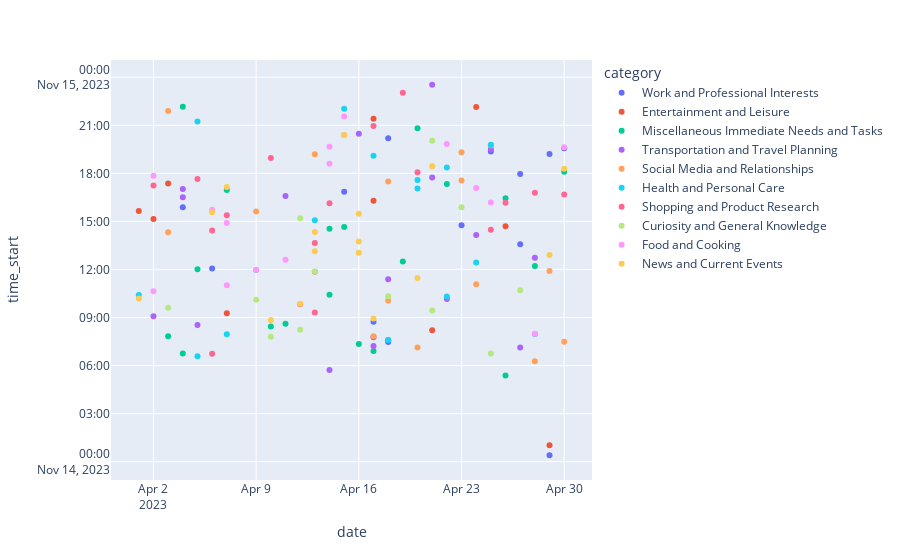

The cell this chart's notebook holds for it:
### Code cell
import plotly.express as px

fig = px.scatter(df,  y="time_start", x="date", hover_name="description", color="category")
fig.show()

### Figure 1 — Plotly figure (JSON) as saved in the notebook; plotly's stock layout.template omitted (floating-point values rounded to 4 significant figures)
{"data": [{"hovertemplate": "<b>%{hovertext}</b><br><br>category=Work and Professional Interests<br>date=%{x}<br>time_start=%{y}<extra></extra>", "hovertext": ["Immediate clarification on rhum vs whisky, likely a quick information need.", "Searches for information regarding leaving notice periods indicate a need to understand immediate employment obligations.", "Exploring the new Apple M2 chip suggests a spontaneous interest prompted by recent product news.", "Comparing fintech services for immediate decision-making, such as choosing a service provider.", "Searching for weather information, likely for immediate or near-future travel plans or activities.", "Searching 'dating a taller girl' could be a reaction to a current personal situation.", "A search that might have been prompted by recent considerations about education options or discussions.", "Likely responding to an immediate task requiring image editing.", "Reacting to a trending meme or current event on social media.", "Looking up information about a singer and actors, possibly in immediate reaction to watching a show or developing interest in the performers.", "Looking for advice on dealing with a specific, immediate social situation.", "Reactive search due to experiencing symptoms or knowledge of someone who is, needing immediate health-related information.", "Looking for entertainment options to engage with in the near future.", "Gathering information on a board game suggests planning for immediate leisure or strategic gameplay."], "legendgroup": "Work and Professional Interests", "marker": {"color": "#636efa", "symbol": "circle"}, "mode": "markers", "name": "Work and Professional Interests", "orientation": "v", "showlegend": true, "type": "scatter", "x": ["2023-04-29", "2023-04-18", "2023-04-18", "2023-04-17", "2023-04-06", "2023-04-27", "2023-04-23", "2023-04-04", "2023-04-15", "2023-04-27", "2023-04-29", "2023-04-25", "2023-04-30", "2023-04-18"], "xaxis": "x", "y": ["2023-11-14T00:24:00", "2023-11-14T07:28:00", "2023-11-14T07:35:00", "2023-11-14T08:44:00", "2023-11-14T12:04:00", "2023-11-14T13:34:00", "2023-11-14T14:46:00", "2023-11-14T15:53:00", "2023-11-14T16:51:00", "2023-11-14T17:58:00", "2023-11-14T19:13:00", "2023-11-14T19:22:00", "2023-11-14T19:34:00", "2023-11-14T20:12:00"], "yaxis": "y"}, {"hovertemplate": "<b>%{hovertext}</b><br><br>category=Entertainment and Leisure<br>date=%{x}<br>time_start=%{y}<extra></extra>", "hovertext": ["Converting mph to kmh for an immediate need or query.", "Finding out options for traveling with a bicycle on the RER C train line in Paris.", "Looking up the term 'dow' possibly after encountering it in a game.", "Immediate response to a platform block or prompt.", "Immediate need or desire indicated by the specific search for car models and used options.", "Could be a reactive search related to a recent event or a current discussion topic.", "Looking up recipes for fajitas, suggesting an immediate interest in meal preparation.", "Finding out the time of the sunset in Paris, likely for daily planning purposes.", "Knowledge seeking for identification of a spider, indicative of an immediate reactive search.", "Near-term planning for social activities and exploring locations for leisure."], "legendgroup": "Entertainment and Leisure", "marker": {"color": "#EF553B", "symbol": "circle"}, "mode": "markers", "name": "Entertainment and Leisure", "orientation": "v", "showlegend": true, "type": "scatter", "x": ["2023-04-29", "2023-04-21", "2023-04-07", "2023-04-26", "2023-04-02", "2023-04-01", "2023-04-17", "2023-04-03", "2023-04-17", "2023-04-24"], "xaxis": "x", "y": ["2023-11-14T01:01:00", "2023-11-14T08:12:00", "2023-11-14T09:16:00", "2023-11-14T14:42:00", "2023-11-14T15:09:00", "2023-11-14T15:39:00", "2023-11-14T16:17:00", "2023-11-14T17:22:00", "2023-11-14T21:25:00", "2023-11-14T22:09:00"], "yaxis": "y"}, {"hovertemplate": "<b>%{hovertext}</b><br><br>category=Miscellaneous Immediate Needs and Tasks<br>date=%{x}<br>time_start=%{y}<extra></extra>", "hovertext": ["Immediate financial calculations possibly for a specific need or prompt.", "Immediate need to know the day's weather in Paris for planning purposes.", "Checking the weather for Paris likely for planning the day's activities.", "A one-time event planning search likely in response to recent decision or opportunity to visit the park.", "Detailed searches about purchasing 'Here I Stand' including pricing and delivery options.", "Searching for bus lines in Treviso, possibly related to immediate travel plans or local transportation needs.", "Searches related to Paris-Beauvais airport and shuttle services for immediate travel plans or transport requirements.", "Converting height measurements on Bumble from one unit system to another.", "User seeking immediate translation and information on a cultural term or personality.", "Exploring LifeX and co-living spaces, indicating a possible immediate interest in living arrangement changes.", "Searches related to the weather in Paris, indicating an immediate need for weather information", "Seeking immediate weather information for Paris and understanding bicycle policies for subway transit.", "Finding recipes for immediate cooking needs, indicating a short-term intent.", "Immediate reaction to news or stock market activity.", "Immediate health-related searches concerning collarbone and hearing aids.", "Searches related to bicycle purchases or repairs show an immediate response to a transportation need or a new interest in cycling.", "Comparing population stats possibly due to recent conversation or for immediate comparison purposes.", "Viewing information about Plaza de Mayo, possibly needed for a trip, discussion, or paper.", "Reacting to immediate health concerns or symptoms experienced."], "legendgroup": "Miscellaneous Immediate Needs and Tasks", "marker": {"color": "#00cc96", "symbol": "circle"}, "mode": "markers", "name": "Miscellaneous Immediate Needs and Tasks", "orientation": "v", "showlegend": true, "type": "scatter", "x": ["2023-04-26", "2023-04-04", "2023-04-17", "2023-04-16", "2023-04-03", "2023-04-10", "2023-04-11", "2023-04-14", "2023-04-05", "2023-04-28", "2023-04-19", "2023-04-14", "2023-04-15", "2023-04-26", "2023-04-07", "2023-04-22", "2023-04-30", "2023-04-20", "2023-04-04"], "xaxis": "x", "y": ["2023-11-14T05:23:00", "2023-11-14T06:45:00", "2023-11-14T06:55:00", "2023-11-14T07:21:00", "2023-11-14T07:50:00", "2023-11-14T08:26:00", "2023-11-14T08:37:00", "2023-11-14T10:25:00", "2023-11-14T12:01:00", "2023-11-14T12:13:00", "2023-11-14T12:30:00", "2023-11-14T14:33:00", "2023-11-14T14:39:00", "2023-11-14T16:27:00", "2023-11-14T16:58:00", "2023-11-14T17:20:00", "2023-11-14T18:06:00", "2023-11-14T20:49:00", "2023-11-14T22:10:00"], "yaxis": "y"}, {"hovertemplate": "<b>%{hovertext}</b><br><br>category=Transportation and Travel Planning<br>date=%{x}<br>time_start=%{y}<extra></extra>", "hovertext": ["Adjusting Bumble profile settings in response to an app prompt or particular need.", "Searching for bars and weather in Paris, likely in response to immediate plans, such as an outing or an activity.", "Research on web crawling tools and Scrapy for immediate coding and project needs.", "Looking up how to handle file overriding in Python, likely related to an immediate coding task.", "User appears to be searching for travel options, potentially booking flights.", "Potentially triggered by news article or media mention.", "Checks weather conditions in Paris, indicative of planning for the day or travel.", "The look-up for Mullvad VPN hints at a concern for personal online privacy that likely requires attention in the short term.", "Seeking information on 'laxative lactulose' for an immediate health concern.", "Immediate searches for achieving particular tasks or addressing issues within SQL queries using Presto.", "Making a booking at a restaurant or service responding to immediate need.", "Looking up information about pilonidal cysts, including symptoms and treatments, indicates a health concern requiring timely attention.", "Searching for a person on Instagram and information about a machine potentially related to work.", "Reading about the unique story of Wojtek the bear out of personal interest.", "Curiosity or decision about what beverage to consume, indicative of a short-term action.", "Immediate meal planning or cooking activity.", "Comparing dating apps such as Hinge and Bumble, indicating an immediate social or personal curiosity."], "legendgroup": "Transportation and Travel Planning", "marker": {"color": "#ab63fa", "symbol": "circle"}, "mode": "markers", "name": "Transportation and Travel Planning", "orientation": "v", "showlegend": true, "type": "scatter", "x": ["2023-04-14", "2023-04-27", "2023-04-17", "2023-04-17", "2023-04-05", "2023-04-02", "2023-04-22", "2023-04-18", "2023-04-28", "2023-04-24", "2023-04-04", "2023-04-11", "2023-04-04", "2023-04-21", "2023-04-25", "2023-04-16", "2023-04-21"], "xaxis": "x", "y": ["2023-11-14T05:43:00", "2023-11-14T07:08:00", "2023-11-14T07:13:00", "2023-11-14T07:46:00", "2023-11-14T08:32:00", "2023-11-14T09:05:00", "2023-11-14T10:09:00", "2023-11-14T11:23:00", "2023-11-14T12:44:00", "2023-11-14T14:09:00", "2023-11-14T16:31:00", "2023-11-14T16:35:00", "2023-11-14T17:01:00", "2023-11-14T17:45:00", "2023-11-14T19:31:00", "2023-11-14T20:28:00", "2023-11-14T23:32:00"], "yaxis": "y"}, {"hovertemplate": "<b>%{hovertext}</b><br><br>category=Social Media and Relationships<br>date=%{x}<br>time_start=%{y}<extra></extra>", "hovertext": ["Looking up immediate travel information or location details for Punta Sabbioni.", "Quick search possibly related to an immediate purchase decision or need.", "Planning for a possible outing soon.", "Needed immediate information on GPT input limitations for a task.", "Seeking advice on how to handle exercising while experiencing sore muscles, responsive to a physical condition.", "A health-related inquiry likely followed by immediate application on the daily dosage of vitamin D3.", "Immediate searches related to job hunting or LinkedIn profile adjustments.", "User is responding to immediate needs of tracking the status of an online order.", "Looking up individuals like 'gretamaso' and Julia Selemet on LinkedIn, Instagram, and TikTok, potentially in response to a recent reference or interaction.", "Inquiring about Moderna represents a search likely triggered by current health discussions or events.", "Likely a search due to immediate hunger or interest in finding hotpot-related dining options or recipes.", "Another instance of checking the weather in Paris, likely due to planning needs.", "Investigation of Mafia-related films possibly prompted by a recent conversation or event.", "Prompted by gaming activities or community discussion for immediate follow-up.", "Browsing information related to Hasbro, Stephen Curry, and Westbrook may be in response to news or recent events."], "legendgroup": "Social Media and Relationships", "marker": {"color": "#FFA15A", "symbol": "circle"}, "mode": "markers", "name": "Social Media and Relationships", "orientation": "v", "showlegend": true, "type": "scatter", "x": ["2023-04-28", "2023-04-20", "2023-04-30", "2023-04-17", "2023-04-18", "2023-04-24", "2023-04-29", "2023-04-03", "2023-04-09", "2023-04-18", "2023-04-23", "2023-04-13", "2023-04-23", "2023-04-25", "2023-04-03"], "xaxis": "x", "y": ["2023-11-14T06:16:00", "2023-11-14T07:08:00", "2023-11-14T07:29:00", "2023-11-14T07:50:00", "2023-11-14T10:04:00", "2023-11-14T11:05:00", "2023-11-14T11:54:00", "2023-11-14T14:19:00", "2023-11-14T15:37:00", "2023-11-14T17:30:00", "2023-11-14T17:33:00", "2023-11-14T19:12:00", "2023-11-14T19:19:00", "2023-11-14T19:44:00", "2023-11-14T21:54:00"], "yaxis": "y"}, {"hovertemplate": "<b>%{hovertext}</b><br><br>category=Health and Personal Care<br>date=%{x}<br>time_start=%{y}<extra></extra>", "hovertext": ["User seeking immediate, current information possibly for practical decision-making or curiosity.", "Immediate search for a specific location in Paris, potentially for short-term planning of a visit or commutation.", "Research for an immediate technical problem or need regarding daisy chaining.", "Checking Paris weather conditions and researching 'anti rain cannon' for immediate practical reasons.", "Searches for recent articles, discussions, and memes like 'wazzup Beijing', responding to immediate curiosity or exposure.", "Searches about yellow ducks, and why doves coo suggest immediate stimuli or short-lived curiosity.", "Searching the term 'dindiot,' likely a reactive search due to immediate curiosity or misunderstanding.", "Queries for specific tools needed for call transcription and data visualization, possibly for an urgent project requirement.", "Using Flightradar24 and searching for an airport name indicates immediate travel curiosity or need for logistical information.", "Seeking up-to-date information on EU countries' inflation rates, likely for immediate use.", "Researching for immediate culinary interests such as finding a patisserie or planning a meal.", "Checks return policy of Victoria's Secret, likely due to a recent purchase or considering making a return.", "Searching for specific information on 'A Plague Tale' game for immediate knowledge.", "Likely responding to a recommendation or seeking immediate entertainment.", "User is looking for strategies and rules for an imminent game session.", "Checking travel advisories for Russia due to current events or immediate travel consideration."], "legendgroup": "Health and Personal Care", "marker": {"color": "#19d3f3", "symbol": "circle"}, "mode": "markers", "name": "Health and Personal Care", "orientation": "v", "showlegend": true, "type": "scatter", "x": ["2023-04-05", "2023-04-18", "2023-04-07", "2023-04-28", "2023-04-22", "2023-04-01", "2023-04-09", "2023-04-24", "2023-04-13", "2023-04-20", "2023-04-20", "2023-04-22", "2023-04-17", "2023-04-25", "2023-04-05", "2023-04-15"], "xaxis": "x", "y": ["2023-11-14T06:35:00", "2023-11-14T07:36:00", "2023-11-14T07:57:00", "2023-11-14T07:58:00", "2023-11-14T10:19:00", "2023-11-14T10:24:00", "2023-11-14T11:58:00", "2023-11-14T12:26:00", "2023-11-14T15:04:00", "2023-11-14T17:03:00", "2023-11-14T17:35:00", "2023-11-14T18:22:00", "2023-11-14T19:06:00", "2023-11-14T19:47:00", "2023-11-14T21:14:00", "2023-11-14T22:02:00"], "yaxis": "y"}, {"hovertemplate": "<b>%{hovertext}</b><br><br>category=Shopping and Product Research<br>date=%{x}<br>time_start=%{y}<extra></extra>", "hovertext": ["Looking up lyrics for a song the user is currently listening to or wants to understand.", "Lookup of an individual named Chioma Menankiti, possibly triggered by a recent mention or encounter.", "The user looking up terms possibly related to music or a specific topic of interest triggered by a recent event.", "Checking the weather in Paris, a common reactive task based on daily plans.", "Looking up a term to describe a frequent complainer could be in response to a specific conversation or social interaction.", "Inquiring about how to reach Paris-Beauvais Airport, indicating imminent travel.", "Immediate search to understand a term encountered in conversation or reading material.", "Looking for immediate options for local transportation from Beauvais SNCF to the airport and bus tickets.", "Finding a recipe ('sarde in saor') and the French term for a tank top ('canottiera in francese') likely for a near-term cooking experience or dressing up for an event.", "Reactive clarification of a term for immediate understanding or use.", "Immediate desire to obtain more information after hearing about the film or actor.", "Looking up company profiles on Crunchbase in response to recent events or for quick assessments.", "Immediate search related to finding entertainment options for the day.", "User is looking for immediate housing options, indicating a short-term need.", "Looking for a recipe on preparing asparagus, indicating a plan to cook in the near future.", "Seeking streaming options for movies and the TV series 'The White Lotus', and searching for associated actors, indicative of a desire for immediate entertainment.", "Immediate troubleshooting or information seeking for a work process.", "Searches for safety concerns and functionality of electric heaters, suggesting an immediate concern or recent purchase"], "legendgroup": "Shopping and Product Research", "marker": {"color": "#FF6692", "symbol": "circle"}, "mode": "markers", "name": "Shopping and Product Research", "orientation": "v", "showlegend": true, "type": "scatter", "x": ["2023-04-06", "2023-04-13", "2023-04-12", "2023-04-13", "2023-04-13", "2023-04-06", "2023-04-25", "2023-04-07", "2023-04-14", "2023-04-26", "2023-04-30", "2023-04-28", "2023-04-02", "2023-04-05", "2023-04-20", "2023-04-10", "2023-04-17", "2023-04-19"], "xaxis": "x", "y": ["2023-11-14T06:44:00", "2023-11-14T09:19:00", "2023-11-14T09:50:00", "2023-11-14T11:51:00", "2023-11-14T13:39:00", "2023-11-14T14:26:00", "2023-11-14T14:29:00", "2023-11-14T15:23:00", "2023-11-14T16:08:00", "2023-11-14T16:10:00", "2023-11-14T16:41:00", "2023-11-14T16:47:00", "2023-11-14T17:15:00", "2023-11-14T17:39:00", "2023-11-14T18:04:00", "2023-11-14T18:58:00", "2023-11-14T20:57:00", "2023-11-14T23:02:00"], "yaxis": "y"}, {"hovertemplate": "<b>%{hovertext}</b><br><br>category=Curiosity and General Knowledge<br>date=%{x}<br>time_start=%{y}<extra></extra>", "hovertext": ["Seeking immediate understanding possibly due to a recent event, discussion, or academic need.", "Looking into athletes' dating experiences and reasons colleges seek athletes, which might be in response to a recent conversation or personal situation.", "Searches related to a specific game or gamer, likely a response to immediate interest or conversation.", "Inquiring about the muscles involved in pull-ups, likely related to exercise activity.", "Looking up shipping from Romania to Italy, related to immediate plans for receiving a game.", "Searching for humor related to Winston Churchill, possibly sparked by a social media post or conversation.", "Searches for a fitness app to assist with a workout regime represent an immediate need for tools to support personal fitness.", "Looking up a recipe for 'frittata agli spinaci', likely responding to the need to prepare a meal in the near term.", "Searching for the charging time for an electric bike indicates an immediate need to use the bike.", "User checking the weather, indicating an immediate need for weather information, likely for travel or daily planning.", "Possibly a reaction to encountering the term or brand, looking for immediate information about Amorino.", "Searching for coworking spaces in Paris for an immediate workplace requirement."], "legendgroup": "Curiosity and General Knowledge", "marker": {"color": "#B6E880", "symbol": "circle"}, "mode": "markers", "name": "Curiosity and General Knowledge", "orientation": "v", "showlegend": true, "type": "scatter", "x": ["2023-04-25", "2023-04-10", "2023-04-12", "2023-04-21", "2023-04-03", "2023-04-09", "2023-04-18", "2023-04-27", "2023-04-13", "2023-04-12", "2023-04-23", "2023-04-21"], "xaxis": "x", "y": ["2023-11-14T06:45:00", "2023-11-14T07:48:00", "2023-11-14T08:14:00", "2023-11-14T09:26:00", "2023-11-14T09:37:00", "2023-11-14T10:07:00", "2023-11-14T10:20:00", "2023-11-14T10:42:00", "2023-11-14T11:52:00", "2023-11-14T15:12:00", "2023-11-14T15:53:00", "2023-11-14T20:02:00"], "yaxis": "y"}, {"hovertemplate": "<b>%{hovertext}</b><br><br>category=Food and Cooking<br>date=%{x}<br>time_start=%{y}<extra></extra>", "hovertext": ["Searching for travel-related information within Venice like 'ponte venezia' for immediate navigation purposes.", "Likely a response to immediate fueling need.", "Seeking information on insoles likely for an immediate personal comfort need.", "Looking up translations for the word 'turkey' in French and English, possibly for immediate linguistic clarification.", "Searching for Antonio Garcia-Martinez on LinkedIn, likely for a prompt professional reason such as an upcoming meeting.", "Reactive searches related to 'Scott Pilgrim vs. The World' meme and artist Negative XP.", "A variety of searches that appear to be initiated by immediate curiosity or needs, including a product search, a software tool guide, a photography filter, and a Reddit thread.", "Immediate curiosity possibly stemming from a conversation or a direct question.", "Curiosity-driven research into Russian political figures, potentially due to a recent news item or discussion.", "A search for events reflecting spontaneous decision making.", "Looking up recent news about Twitter layoffs and checking passport strength for immediate knowledge.", "Immediate response to a specific program or content the user came across.", "Searching for France's heating restrictions possibly for immediate application or preparation.", "Looking up information on the epicanthic fold, likely driven by sudden interest or recent conversation about physical traits.", "Searching for an English-speaking board games event in Paris for immediate participation.", "Concerned search about a possible connection between acne and kidney health."], "legendgroup": "Food and Cooking", "marker": {"color": "#FF97FF", "symbol": "circle"}, "mode": "markers", "name": "Food and Cooking", "orientation": "v", "showlegend": true, "type": "scatter", "x": ["2023-04-28", "2023-04-02", "2023-04-07", "2023-04-09", "2023-04-11", "2023-04-07", "2023-04-06", "2023-04-25", "2023-04-24", "2023-04-02", "2023-04-14", "2023-04-30", "2023-04-14", "2023-04-22", "2023-04-15", "2023-04-15"], "xaxis": "x", "y": ["2023-11-14T07:59:00", "2023-11-14T10:38:00", "2023-11-14T11:01:00", "2023-11-14T11:58:00", "2023-11-14T12:36:00", "2023-11-14T14:54:00", "2023-11-14T15:44:00", "2023-11-14T16:11:00", "2023-11-14T17:05:00", "2023-11-14T17:51:00", "2023-11-14T18:36:00", "2023-11-14T19:38:00", "2023-11-14T19:40:00", "2023-11-14T19:50:00", "2023-11-14T20:24:00", "2023-11-14T21:33:00"], "yaxis": "y"}, {"hovertemplate": "<b>%{hovertext}</b><br><br>category=News and Current Events<br>date=%{x}<br>time_start=%{y}<extra></extra>", "hovertext": ["Looking up current air quality data for Paris, New York City, and Venice, possibly due to travel concerns or current events impacting the user.", "Immediate interest or specific task-related search possibly for purchasing or investing.", "User searching for information on Paola Santana, possibly in reaction to a recent mention or event.", "Searching for transportation routes possibly for immediate transit needs in Malaga.", "Looking up information on Gmail's market share, perhaps for a work-related or current event query.", "Checking weather in specific cities, probably for short-term travel planning or daily activities.", "Immediate need to solve a Docker-related problem or translate technical content.", "Need for a TikZ renderer and SVG/HTML editors suggests an ongoing project requiring these tools.", "Spontaneous curiosity about the use of 'gonorrea' as an insult in Colombia.", "Investigating the Bumble app for potential dating or networking purposes is typically a reaction to social needs.", "Short-term interest in music content for entertainment or leisure.", "Looking into Uber Eats for ordering food, which is typically a response to an immediate need for a meal.", "Reactive checking of current events and news about Israel.", "Prompted by an immediate interest in the cuisine, potentially for meal planning.", "Searching for flight options for specific dates, indicating a need for scheduling travel.", "Looking up immediate technology-related questions about GPT-4 and tap directions."], "legendgroup": "News and Current Events", "marker": {"color": "#FECB52", "symbol": "circle"}, "mode": "markers", "name": "News and Current Events", "orientation": "v", "showlegend": true, "type": "scatter", "x": ["2023-04-10", "2023-04-17", "2023-04-12", "2023-04-01", "2023-04-20", "2023-04-29", "2023-04-16", "2023-04-13", "2023-04-16", "2023-04-13", "2023-04-16", "2023-04-06", "2023-04-07", "2023-04-30", "2023-04-21", "2023-04-15"], "xaxis": "x", "y": ["2023-11-14T08:51:00", "2023-11-14T08:56:00", "2023-11-14T09:52:00", "2023-11-14T10:11:00", "2023-11-14T11:28:00", "2023-11-14T12:54:00", "2023-11-14T13:03:00", "2023-11-14T13:08:00", "2023-11-14T13:45:00", "2023-11-14T14:20:00", "2023-11-14T15:29:00", "2023-11-14T15:34:00", "2023-11-14T17:09:00", "2023-11-14T18:17:00", "2023-11-14T18:27:00", "2023-11-14T20:24:00"], "yaxis": "y"}], "layout": {"legend": {"title": {"text": "category"}, "tracegroupgap": 0}, "margin": {"t": 60}, "xaxis": {"anchor": "y", "domain": [0, 1], "title": {"text": "date"}}, "yaxis": {"anchor": "x", "domain": [0, 1], "title": {"text": "time_start"}}}}
